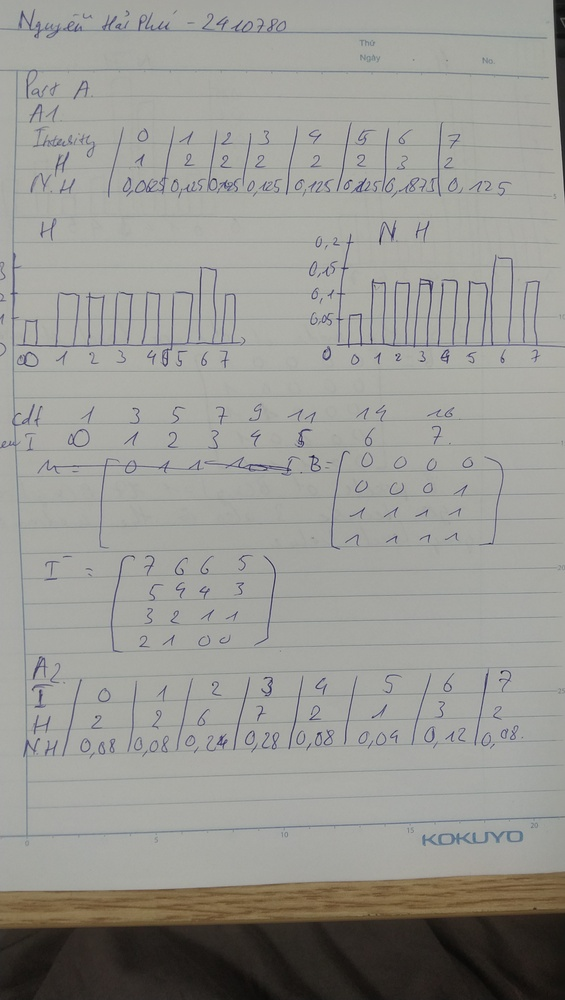
#> input picture labwork1/IMG_20260516_130311.jpg, 565 x 1000 px, shrunk from 2352 x 4160 before the run
$ python B2.py labwork1/IMG_20260516_130311.jpg
#> lines starting #> are read from the running program, lines starting #| are printed output that depends on the picture
#> in main, input_img is the input picture: shape (1000, 565, 3); mean B, G, R 147.5, 152.4, 152.7
#!/usr/bin/env python3

import os
import sys

import cv2
import numpy as np

def grayscale(image):
    r = image[:, :, 2]
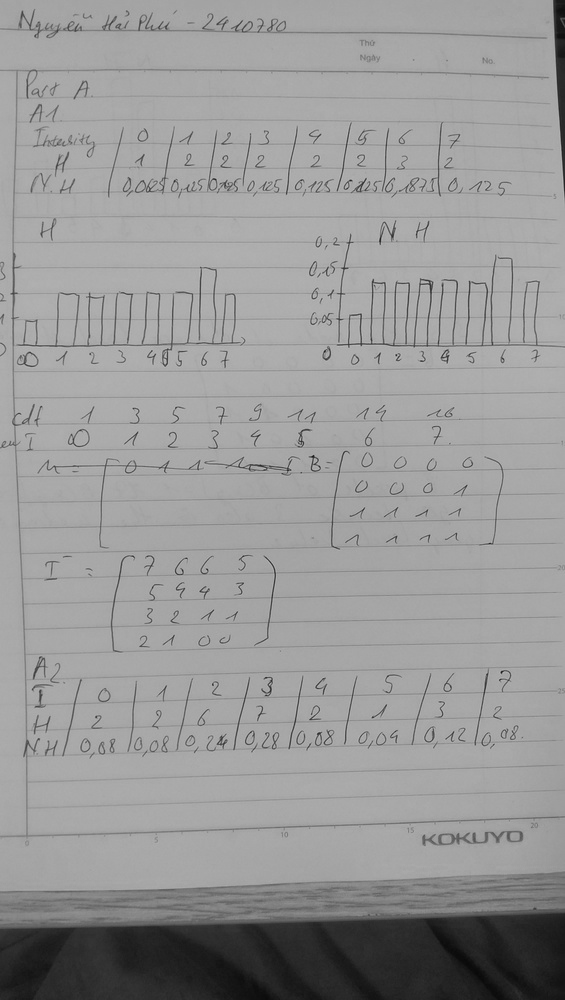
#> r: shape (1000, 565); min 8, max 195, mean 152.7
    g = image[:, :, 1]
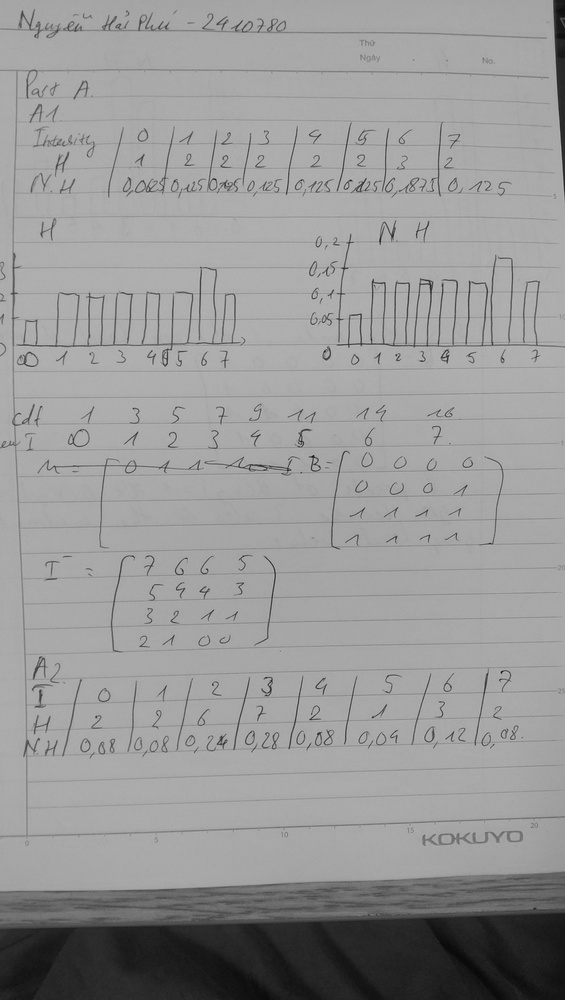
#> g: shape (1000, 565); min 7, max 194, mean 152.4
    b = image[:, :, 0]
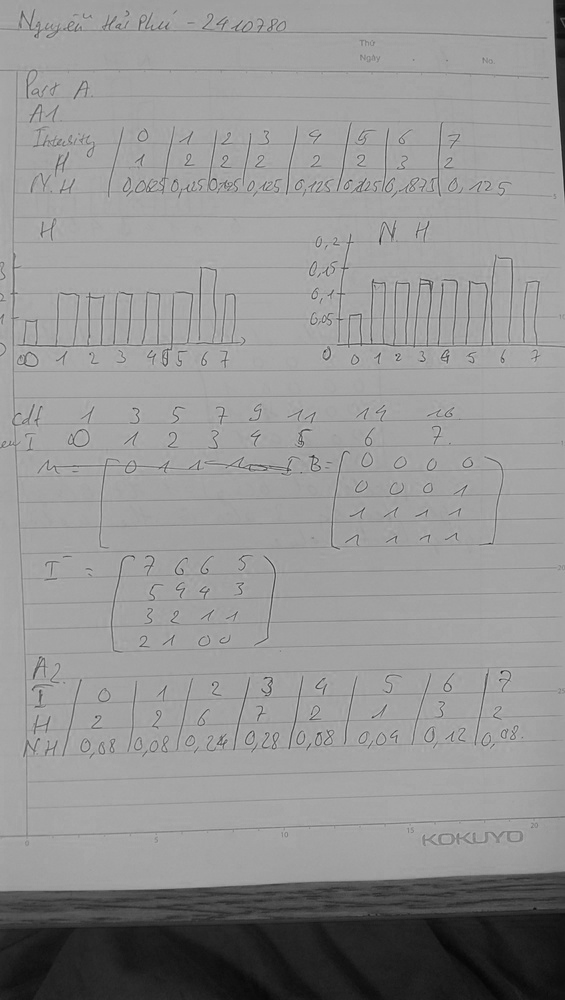
#> b: shape (1000, 565); min 5, max 211, mean 147.5
    gray = 0.2126 * r + 0.7152 * g + 0.0722 * b
    return gray.astype(np.uint8)

def bc_controller(gray, brightness, contrast):
#> called with brightness = 50, contrast = 1.5
    adjusted = np.clip(gray * contrast + brightness, 0, 255).astype(np.uint8)
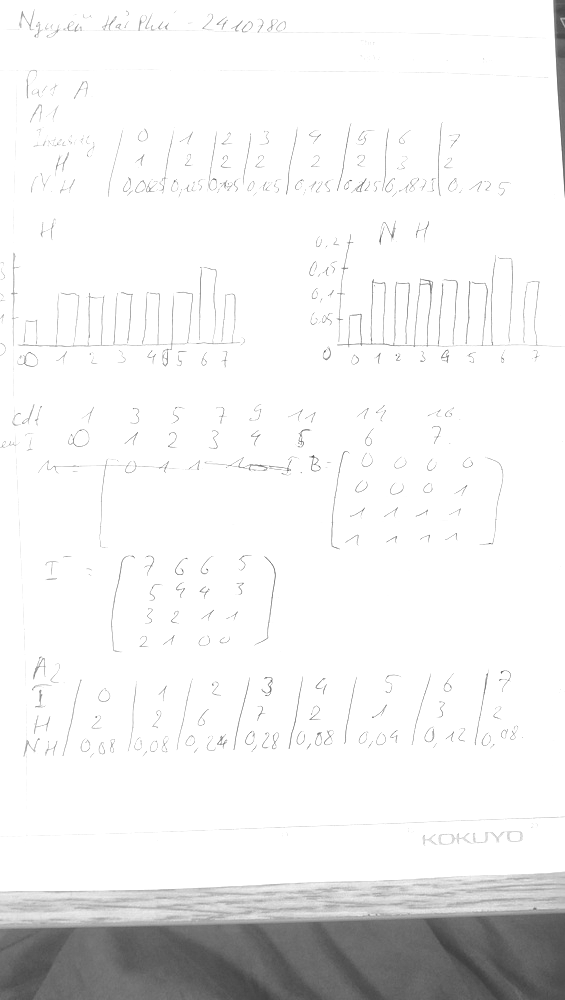
#> adjusted: shape (1000, 565); min 60, max 255, mean 238.9
    return adjusted

def main():
    if len(sys.argv) < 2:
        sys.exit(1)

    img_path = sys.argv[-1]

    input_img = cv2.imread(img_path)
    gray = grayscale(input_img)

    i_name, ext = os.path.splitext(img_path)
    gray_path = f"grayscaled_{i_name}{ext}"
    cv2.imwrite(gray_path, gray)

    brightness = 50
    contrast = 1.5
    bc = bc_controller(gray, brightness, contrast)
    out_path = f"bc_{i_name}{ext}"
    cv2.imwrite(out_path, bc)

if __name__ == "__main__":
    main()
